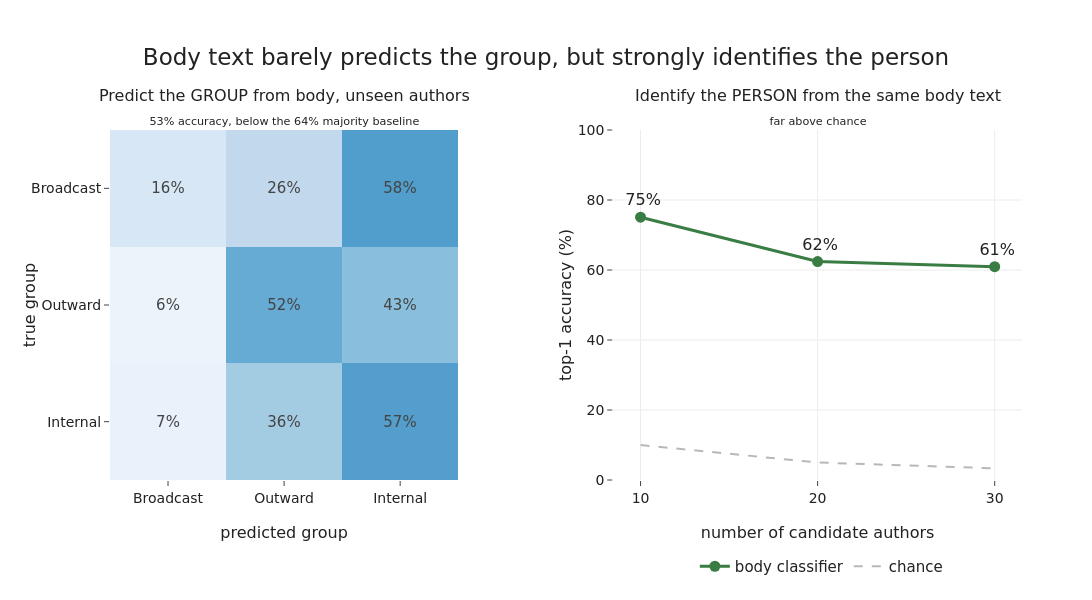

This figure's notebook cell:
### Markdown cell above
## What body text actually predicts

The content map suggested the groups overlap; the honest test is to run the
prediction. We label every cleaned message body with its author's behavioural
group and ask a plain TF-IDF plus linear classifier to recover the group,
scoring it on held-out *people* (a group-aware k-fold) so it has to generalise
to authors it never saw. It cannot: about 54% accuracy, below the 64% you reach
by always guessing the internal majority, and the broadcasters are swallowed
whole into that majority. Bag-of-words on the body does not carry the
behavioural group for an unseen person, which is the concrete, supervised
version of the overlap from the content map, and the reason the real prediction
step moves to learned embeddings.

The same vectors tell the opposite story about individuals. Asked which of the
most active people wrote a held-out message, the classifier is right about three
quarters of the time among ten candidates and three fifths among thirty, against
a one-in-ten and one-in-thirty chance. People are highly recognisable from their
own words; their behavioural group is not. That gap is the finding: content is an
individual fingerprint, while the groups are defined by communication structure
(volume, reach, broadcast) that the words barely reflect.

### Code cell
# message-level body corpus, capped per person for balance and speed
gp = authored[(authored["body_chars"] > 0) & (~authored["body_is_boilerplate"])
              & (~authored["body_empty_after_clean"])
              & authored["sender_person"].isin(keep)].copy()
gp = gp.sample(frac=1, random_state=0)
gp["rk"] = gp.groupby("sender_person").cumcount()
gp = gp[gp["rk"] < 120]
texts = gp["body"].astype(str).tolist()
persons = np.asarray(gp["sender_person"].astype(str))
ygrp = np.asarray([cl_name[p] for p in persons], dtype=object)
vec = TfidfVectorizer(max_features=6000, stop_words="english", min_df=5, max_df=0.5,
                      token_pattern=r"[a-z][a-z]{2,}", sublinear_tf=True)
Xm = vec.fit_transform(texts)

GROUPS = ["Broadcasters / execs", "Outward-facing", "Internal majority"]
SHORT = {"Broadcasters / execs": "Broadcast", "Outward-facing": "Outward",
         "Internal majority": "Internal"}
maj = pd.Series(ygrp).value_counts(normalize=True).max()
gp_pred = cross_val_predict(
    LogisticRegression(max_iter=400, C=3, class_weight="balanced"),
    Xm, ygrp, groups=persons, cv=GroupKFold(5))
gp_acc, gp_f1 = accuracy_score(ygrp, gp_pred), f1_score(ygrp, gp_pred, average="macro")
cm = confusion_matrix(ygrp, gp_pred, labels=GROUPS, normalize="true") * 100

ordered = authored.groupby("sender_person").size()[list(keep)].sort_values(
    ascending=False).index.tolist()
Ns, aid = [10, 20, 30], []
for N in Ns:
    m = np.isin(persons, ordered[:N])
    pr = cross_val_predict(LogisticRegression(max_iter=400, C=3), Xm[m], persons[m],
                           cv=StratifiedKFold(5, shuffle=True, random_state=0))
    aid.append(accuracy_score(persons[m], pr))
print(f"group-pred acc={gp_acc:.3f} macroF1={gp_f1:.3f} majority={maj:.3f}")
print("author-id:", list(zip(Ns, [round(x, 3) for x in aid])))

fig = make_subplots(rows=1, cols=2, column_widths=[0.46, 0.54], horizontal_spacing=0.17,
    subplot_titles=[f"Predict the GROUP from body, unseen authors<br>"
                    f"<sub>{gp_acc:.0%} accuracy, below the {maj:.0%} majority baseline</sub>",
                    "Identify the PERSON from the same body text<br>"
                    "<sub>far above chance</sub>"])
gl = [SHORT[g] for g in GROUPS]
fig.add_trace(go.Heatmap(z=cm, x=gl, y=gl, colorscale="Blues", zmin=0, zmax=100,
    text=np.round(cm).astype(int), texttemplate="%{text}%", showscale=False,
    textfont=dict(size=15)), row=1, col=1)
fig.update_xaxes(title_text="predicted group", row=1, col=1)
fig.update_yaxes(title_text="true group", autorange="reversed", row=1, col=1)
fig.add_trace(go.Scatter(x=Ns, y=[a * 100 for a in aid], mode="lines+markers+text",
    marker=dict(size=11, color=GREEN), line=dict(width=3, color=GREEN),
    text=[f" {a:.0%}" for a in aid], textposition="top center",
    name="body classifier"), row=1, col=2)
fig.add_trace(go.Scatter(x=Ns, y=[100 / N for N in Ns], mode="lines",
    line=dict(color=GREY, dash="dash"), name="chance"), row=1, col=2)
fig.update_xaxes(title_text="number of candidate authors", dtick=10, row=1, col=2)
fig.update_yaxes(title_text="top-1 accuracy (%)", range=[0, 100], row=1, col=2)
fig.update_layout(
    title="Body text barely predicts the group, but strongly identifies the person",
    legend=dict(orientation="h", y=-0.20, x=0.78, xanchor="center"))
save_fig(fig, "p9_prediction_baselines.png", w=1250, h=600,
         margin=dict(l=110, r=70, t=130, b=120))

### Figure 1 — Plotly figure (JSON) as saved in the notebook; plotly's stock layout.template omitted (floating-point values rounded to 4 significant figures)
{"data": [{"colorscale": [[0.0, "rgb(247,251,255)"], [0.125, "rgb(222,235,247)"], [0.25, "rgb(198,219,239)"], [0.375, "rgb(158,202,225)"], [0.5, "rgb(107,174,214)"], [0.625, "rgb(66,146,198)"], [0.75, "rgb(33,113,181)"], [0.875, "rgb(8,81,156)"], [1.0, "rgb(8,48,107)"]], "showscale": false, "text": [[16, 26, 58], [6, 52, 43], [7, 36, 57]], "textfont": {"size": 15}, "texttemplate": "%{text}%", "type": "heatmap", "x": ["Broadcast", "Outward", "Internal"], "xaxis": "x", "y": ["Broadcast", "Outward", "Internal"], "yaxis": "y", "z": [[15.83, 26.35, 57.81], [5.848, 51.5, 42.65], [6.782, 35.89, 57.33]], "zmax": 100, "zmin": 0}, {"line": {"color": "#3a7d44", "width": 3}, "marker": {"color": "#3a7d44", "size": 11}, "mode": "lines+markers+text", "name": "body classifier", "text": [" 75%", " 62%", " 61%"], "textposition": "top center", "type": "scatter", "x": [10, 20, 30], "xaxis": "x2", "y": [75.08, 62.42, 60.94], "yaxis": "y2"}, {"line": {"color": "#b8b8b8", "dash": "dash"}, "mode": "lines", "name": "chance", "type": "scatter", "x": [10, 20, 30], "xaxis": "x2", "y": [10.0, 5.0, 3.333], "yaxis": "y2"}], "layout": {"annotations": [{"font": {"size": 16}, "showarrow": false, "text": "Predict the GROUP from body, unseen authors<br><sub>53% accuracy, below the 64% majority baseline</sub>", "x": 0.1909, "xanchor": "center", "xref": "paper", "y": 1.0, "yanchor": "bottom", "yref": "paper"}, {"font": {"size": 16}, "showarrow": false, "text": "Identify the PERSON from the same body text<br><sub>far above chance</sub>", "x": 0.7759, "xanchor": "center", "xref": "paper", "y": 1.0, "yanchor": "bottom", "yref": "paper"}], "height": 600, "legend": {"orientation": "h", "x": 0.78, "xanchor": "center", "y": -0.2}, "margin": {"b": 120, "l": 110, "r": 70, "t": 130}, "title": {"text": "Body text barely predicts the group, but strongly identifies the person"}, "width": 1250, "xaxis": {"anchor": "y", "domain": [0.0, 0.3818], "title": {"text": "predicted group"}}, "xaxis2": {"anchor": "y2", "domain": [0.5518, 1.0], "dtick": 10, "title": {"text": "number of candidate authors"}}, "yaxis": {"anchor": "x", "autorange": "reversed", "domain": [0.0, 1.0], "title": {"text": "true group"}}, "yaxis2": {"anchor": "x2", "domain": [0.0, 1.0], "range": [0, 100], "title": {"text": "top-1 accuracy (%)"}}}}
